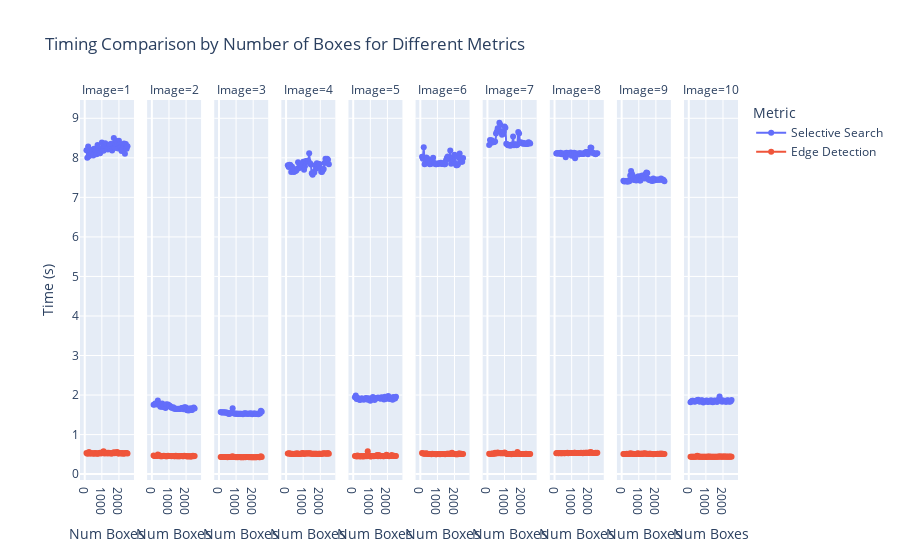

Source (notebook cell):
### Code cell
import pandas as pd
import plotly.express as px

# Read the data from the CSV file
df = pd.read_csv('timing_results.csv')

# Create a Plotly figure with facets for each image
fig = px.line(df, x='Num Boxes', y='Time (s)', color='Metric', markers=True, 
              facet_col='Image', title='Timing Comparison by Number of Boxes for Different Metrics')

# Show the figure
fig.show()

### Figure 1 — Plotly figure (JSON) as saved in the notebook; plotly's stock layout.template omitted (floating-point values rounded to 4 significant figures)
{"data": [{"hovertemplate": "Metric=Selective Search<br>Image=1<br>Num Boxes=%{x}<br>Time (s)=%{y}<extra></extra>", "legendgroup": "Selective Search", "line": {"color": "#636efa", "dash": "solid"}, "marker": {"symbol": "circle"}, "mode": "lines+markers", "name": "Selective Search", "orientation": "v", "showlegend": true, "type": "scatter", "x": [100, 150, 200, 250, 300, 350, 400, 450, 500, 550, 600, 650, 700, 750, 800, 850, 900, 950, 1000, 1050, 1100, 1150, 1200, 1250, 1300, 1350, 1400, 1450, 1500, 1550, 1600, 1650, 1700, 1750, 1800, 1850, 1900, 1950, 2000, 2050, 2100, 2150, 2200, 2250, 2300, 2350, 2400, 2450, 2500], "xaxis": "x", "y": [8.194, 8.004, 8.284, 8.039, 8.126, 8.174, 8.106, 8.203, 8.057, 8.227, 8.222, 8.168, 8.093, 8.321, 8.245, 8.12, 8.115, 8.236, 8.385, 8.189, 8.177, 8.346, 8.369, 8.289, 8.231, 8.209, 8.27, 8.337, 8.228, 8.359, 8.185, 8.244, 8.499, 8.248, 8.363, 8.431, 8.355, 8.234, 8.432, 8.347, 8.277, 8.173, 8.203, 8.319, 8.363, 8.102, 8.348, 8.227, 8.291], "yaxis": "y"}, {"hovertemplate": "Metric=Selective Search<br>Image=2<br>Num Boxes=%{x}<br>Time (s)=%{y}<extra></extra>", "legendgroup": "Selective Search", "line": {"color": "#636efa", "dash": "solid"}, "marker": {"symbol": "circle"}, "mode": "lines+markers", "name": "Selective Search", "orientation": "v", "showlegend": false, "type": "scatter", "x": [100, 150, 200, 250, 300, 350, 400, 450, 500, 550, 600, 650, 700, 750, 800, 850, 900, 950, 1000, 1050, 1100, 1150, 1200, 1250, 1300, 1350, 1400, 1450, 1500, 1550, 1600, 1650, 1700, 1750, 1800, 1850, 1900, 1950, 2000, 2050, 2100, 2150, 2200, 2250, 2300, 2350, 2400, 2450, 2500], "xaxis": "x2", "y": [1.752, 1.762, 1.783, 1.776, 1.762, 1.865, 1.774, 1.746, 1.705, 1.71, 1.788, 1.699, 1.73, 1.698, 1.671, 1.764, 1.708, 1.761, 1.735, 1.728, 1.706, 1.677, 1.68, 1.694, 1.655, 1.659, 1.646, 1.654, 1.648, 1.653, 1.649, 1.649, 1.659, 1.672, 1.676, 1.639, 1.693, 1.684, 1.686, 1.616, 1.646, 1.612, 1.636, 1.667, 1.621, 1.622, 1.657, 1.685, 1.662], "yaxis": "y2"}, {"hovertemplate": "Metric=Selective Search<br>Image=3<br>Num Boxes=%{x}<br>Time (s)=%{y}<extra></extra>", "legendgroup": "Selective Search", "line": {"color": "#636efa", "dash": "solid"}, "marker": {"symbol": "circle"}, "mode": "lines+markers", "name": "Selective Search", "orientation": "v", "showlegend": false, "type": "scatter", "x": [100, 150, 200, 250, 300, 350, 400, 450, 500, 550, 600, 650, 700, 750, 800, 850, 900, 950, 1000, 1050, 1100, 1150, 1200, 1250, 1300, 1350, 1400, 1450, 1500, 1550, 1600, 1650, 1700, 1750, 1800, 1850, 1900, 1950, 2000, 2050, 2100, 2150, 2200, 2250, 2300, 2350, 2400, 2450, 2500], "xaxis": "x3", "y": [1.572, 1.557, 1.562, 1.568, 1.563, 1.554, 1.558, 1.561, 1.548, 1.529, 1.522, 1.538, 1.539, 1.567, 1.664, 1.54, 1.533, 1.529, 1.526, 1.531, 1.519, 1.527, 1.527, 1.526, 1.526, 1.522, 1.517, 1.531, 1.536, 1.537, 1.525, 1.528, 1.528, 1.528, 1.536, 1.536, 1.531, 1.513, 1.524, 1.536, 1.532, 1.523, 1.529, 1.522, 1.517, 1.539, 1.53, 1.606, 1.58], "yaxis": "y3"}, {"hovertemplate": "Metric=Selective Search<br>Image=4<br>Num Boxes=%{x}<br>Time (s)=%{y}<extra></extra>", "legendgroup": "Selective Search", "line": {"color": "#636efa", "dash": "solid"}, "marker": {"symbol": "circle"}, "mode": "lines+markers", "name": "Selective Search", "orientation": "v", "showlegend": false, "type": "scatter", "x": [100, 150, 200, 250, 300, 350, 400, 450, 500, 550, 600, 650, 700, 750, 800, 850, 900, 950, 1000, 1050, 1100, 1150, 1200, 1250, 1300, 1350, 1400, 1450, 1500, 1550, 1600, 1650, 1700, 1750, 1800, 1850, 1900, 1950, 2000, 2050, 2100, 2150, 2200, 2250, 2300, 2350, 2400, 2450, 2500], "xaxis": "x4", "y": [7.812, 7.765, 7.827, 7.817, 7.639, 7.774, 7.714, 7.64, 7.653, 7.667, 7.68, 7.722, 7.89, 7.736, 7.779, 7.808, 7.771, 7.79, 7.902, 7.698, 7.787, 7.917, 7.903, 7.923, 7.916, 8.114, 7.862, 7.83, 7.607, 7.57, 7.641, 7.628, 7.809, 7.726, 7.863, 7.796, 7.84, 7.841, 7.734, 7.651, 7.64, 7.684, 7.717, 7.872, 7.978, 7.896, 7.976, 7.954, 7.839], "yaxis": "y4"}, {"hovertemplate": "Metric=Selective Search<br>Image=5<br>Num Boxes=%{x}<br>Time (s)=%{y}<extra></extra>", "legendgroup": "Selective Search", "line": {"color": "#636efa", "dash": "solid"}, "marker": {"symbol": "circle"}, "mode": "lines+markers", "name": "Selective Search", "orientation": "v", "showlegend": false, "type": "scatter", "x": [100, 150, 200, 250, 300, 350, 400, 450, 500, 550, 600, 650, 700, 750, 800, 850, 900, 950, 1000, 1050, 1100, 1150, 1200, 1250, 1300, 1350, 1400, 1450, 1500, 1550, 1600, 1650, 1700, 1750, 1800, 1850, 1900, 1950, 2000, 2050, 2100, 2150, 2200, 2250, 2300, 2350, 2400, 2450, 2500], "xaxis": "x5", "y": [1.946, 1.985, 1.903, 1.933, 1.892, 1.89, 1.874, 1.897, 1.917, 1.895, 1.889, 1.89, 1.913, 1.925, 1.908, 1.878, 1.916, 1.895, 1.858, 1.906, 1.903, 1.953, 1.901, 1.875, 1.922, 1.918, 1.92, 1.936, 1.927, 1.921, 1.904, 1.945, 1.93, 1.926, 1.888, 1.957, 1.897, 1.937, 1.924, 1.975, 1.909, 1.902, 1.921, 1.929, 1.881, 1.949, 1.912, 1.914, 1.958], "yaxis": "y5"}, {"hovertemplate": "Metric=Selective Search<br>Image=6<br>Num Boxes=%{x}<br>Time (s)=%{y}<extra></extra>", "legendgroup": "Selective Search", "line": {"color": "#636efa", "dash": "solid"}, "marker": {"symbol": "circle"}, "mode": "lines+markers", "name": "Selective Search", "orientation": "v", "showlegend": false, "type": "scatter", "x": [100, 150, 200, 250, 300, 350, 400, 450, 500, 550, 600, 650, 700, 750, 800, 850, 900, 950, 1000, 1050, 1100, 1150, 1200, 1250, 1300, 1350, 1400, 1450, 1500, 1550, 1600, 1650, 1700, 1750, 1800, 1850, 1900, 1950, 2000, 2050, 2100, 2150, 2200, 2250, 2300, 2350, 2400, 2450, 2500], "xaxis": "x6", "y": [8.024, 7.978, 8.268, 7.836, 7.859, 8.008, 7.989, 7.912, 7.861, 7.841, 7.847, 7.858, 7.955, 8.001, 7.877, 7.849, 7.837, 7.838, 7.854, 7.841, 7.864, 7.863, 7.877, 7.843, 7.851, 7.864, 7.839, 7.836, 7.937, 7.993, 8.03, 7.981, 7.978, 8.183, 7.848, 7.97, 8.008, 7.928, 8.079, 7.857, 7.815, 7.81, 7.83, 8.008, 8.111, 7.955, 7.9, 7.901, 7.992], "yaxis": "y6"}, {"hovertemplate": "Metric=Selective Search<br>Image=7<br>Num Boxes=%{x}<br>Time (s)=%{y}<extra></extra>", "legendgroup": "Selective Search", "line": {"color": "#636efa", "dash": "solid"}, "marker": {"symbol": "circle"}, "mode": "lines+markers", "name": "Selective Search", "orientation": "v", "showlegend": false, "type": "scatter", "x": [100, 150, 200, 250, 300, 350, 400, 450, 500, 550, 600, 650, 700, 750, 800, 850, 900, 950, 1000, 1050, 1100, 1150, 1200, 1250, 1300, 1350, 1400, 1450, 1500, 1550, 1600, 1650, 1700, 1750, 1800, 1850, 1900, 1950, 2000, 2050, 2100, 2150, 2200, 2250, 2300, 2350, 2400, 2450, 2500], "xaxis": "x7", "y": [8.322, 8.452, 8.377, 8.446, 8.397, 8.394, 8.4, 8.41, 8.615, 8.664, 8.75, 8.715, 8.887, 8.837, 8.654, 8.581, 8.602, 8.665, 8.79, 8.758, 8.357, 8.344, 8.315, 8.319, 8.316, 8.303, 8.331, 8.34, 8.539, 8.319, 8.336, 8.34, 8.318, 8.331, 8.653, 8.616, 8.393, 8.376, 8.388, 8.361, 8.358, 8.378, 8.356, 8.349, 8.357, 8.35, 8.395, 8.381, 8.361], "yaxis": "y7"}, {"hovertemplate": "Metric=Selective Search<br>Image=8<br>Num Boxes=%{x}<br>Time (s)=%{y}<extra></extra>", "legendgroup": "Selective Search", "line": {"color": "#636efa", "dash": "solid"}, "marker": {"symbol": "circle"}, "mode": "lines+markers", "name": "Selective Search", "orientation": "v", "showlegend": false, "type": "scatter", "x": [100, 150, 200, 250, 300, 350, 400, 450, 500, 550, 600, 650, 700, 750, 800, 850, 900, 950, 1000, 1050, 1100, 1150, 1200, 1250, 1300, 1350, 1400, 1450, 1500, 1550, 1600, 1650, 1700, 1750, 1800, 1850, 1900, 1950, 2000, 2050, 2100, 2150, 2200, 2250, 2300, 2350, 2400, 2450, 2500], "xaxis": "x8", "y": [8.107, 8.124, 8.104, 8.118, 8.115, 8.126, 8.092, 8.102, 8.108, 8.101, 8.106, 8.017, 8.127, 8.124, 8.089, 8.117, 8.107, 8.134, 8.055, 8.118, 8.11, 8.127, 7.987, 8.105, 8.109, 8.098, 8.084, 8.115, 8.114, 8.096, 8.101, 8.109, 8.1, 8.118, 8.132, 8.146, 8.15, 8.092, 8.15, 8.162, 8.263, 8.254, 8.144, 8.123, 8.11, 8.107, 8.092, 8.111, 8.117], "yaxis": "y8"}, {"hovertemplate": "Metric=Selective Search<br>Image=9<br>Num Boxes=%{x}<br>Time (s)=%{y}<extra></extra>", "legendgroup": "Selective Search", "line": {"color": "#636efa", "dash": "solid"}, "marker": {"symbol": "circle"}, "mode": "lines+markers", "name": "Selective Search", "orientation": "v", "showlegend": false, "type": "scatter", "x": [100, 150, 200, 250, 300, 350, 400, 450, 500, 550, 600, 650, 700, 750, 800, 850, 900, 950, 1000, 1050, 1100, 1150, 1200, 1250, 1300, 1350, 1400, 1450, 1500, 1550, 1600, 1650, 1700, 1750, 1800, 1850, 1900, 1950, 2000, 2050, 2100, 2150, 2200, 2250, 2300, 2350, 2400, 2450, 2500], "xaxis": "x9", "y": [7.421, 7.399, 7.406, 7.415, 7.408, 7.397, 7.427, 7.406, 7.553, 7.67, 7.599, 7.55, 7.446, 7.438, 7.49, 7.427, 7.489, 7.525, 7.528, 7.429, 7.424, 7.54, 7.552, 7.516, 7.532, 7.479, 7.589, 7.629, 7.615, 7.462, 7.441, 7.455, 7.429, 7.429, 7.416, 7.479, 7.435, 7.435, 7.443, 7.454, 7.442, 7.444, 7.452, 7.444, 7.478, 7.445, 7.453, 7.437, 7.408], "yaxis": "y9"}, {"hovertemplate": "Metric=Selective Search<br>Image=10<br>Num Boxes=%{x}<br>Time (s)=%{y}<extra></extra>", "legendgroup": "Selective Search", "line": {"color": "#636efa", "dash": "solid"}, "marker": {"symbol": "circle"}, "mode": "lines+markers", "name": "Selective Search", "orientation": "v", "showlegend": false, "type": "scatter", "x": [100, 150, 200, 250, 300, 350, 400, 450, 500, 550, 600, 650, 700, 750, 800, 850, 900, 950, 1000, 1050, 1100, 1150, 1200, 1250, 1300, 1350, 1400, 1450, 1500, 1550, 1600, 1650, 1700, 1750, 1800, 1850, 1900, 1950, 2000, 2050, 2100, 2150, 2200, 2250, 2300, 2350, 2400, 2450, 2500], "xaxis": "x10", "y": [1.818, 1.837, 1.853, 1.858, 1.84, 1.829, 1.84, 1.852, 1.877, 1.881, 1.842, 1.83, 1.848, 1.87, 1.861, 1.814, 1.831, 1.848, 1.857, 1.863, 1.827, 1.83, 1.841, 1.852, 1.871, 1.824, 1.82, 1.828, 1.862, 1.856, 1.852, 1.825, 1.846, 1.891, 1.964, 1.878, 1.87, 1.828, 1.863, 1.859, 1.85, 1.83, 1.833, 1.869, 1.861, 1.837, 1.828, 1.841, 1.875], "yaxis": "y10"}, {"hovertemplate": "Metric=Edge Detection<br>Image=1<br>Num Boxes=%{x}<br>Time (s)=%{y}<extra></extra>", "legendgroup": "Edge Detection", "line": {"color": "#EF553B", "dash": "solid"}, "marker": {"symbol": "circle"}, "mode": "lines+markers", "name": "Edge Detection", "orientation": "v", "showlegend": true, "type": "scatter", "x": [100, 150, 200, 250, 300, 350, 400, 450, 500, 550, 600, 650, 700, 750, 800, 850, 900, 950, 1000, 1050, 1100, 1150, 1200, 1250, 1300, 1350, 1400, 1450, 1500, 1550, 1600, 1650, 1700, 1750, 1800, 1850, 1900, 1950, 2000, 2050, 2100, 2150, 2200, 2250, 2300, 2350, 2400, 2450, 2500], "xaxis": "x", "y": [0.5364, 0.5175, 0.526, 0.5564, 0.5243, 0.5222, 0.5256, 0.5273, 0.5198, 0.5178, 0.5325, 0.5277, 0.5219, 0.517, 0.5208, 0.5341, 0.5436, 0.5189, 0.5405, 0.5525, 0.5788, 0.5195, 0.5333, 0.5286, 0.5391, 0.5217, 0.5414, 0.5292, 0.5268, 0.5222, 0.5211, 0.5323, 0.5539, 0.5309, 0.5488, 0.5432, 0.557, 0.5205, 0.5207, 0.535, 0.5299, 0.5227, 0.5369, 0.5181, 0.5283, 0.5214, 0.5336, 0.537, 0.5223], "yaxis": "y"}, {"hovertemplate": "Metric=Edge Detection<br>Image=2<br>Num Boxes=%{x}<br>Time (s)=%{y}<extra></extra>", "legendgroup": "Edge Detection", "line": {"color": "#EF553B", "dash": "solid"}, "marker": {"symbol": "circle"}, "mode": "lines+markers", "name": "Edge Detection", "orientation": "v", "showlegend": false, "type": "scatter", "x": [100, 150, 200, 250, 300, 350, 400, 450, 500, 550, 600, 650, 700, 750, 800, 850, 900, 950, 1000, 1050, 1100, 1150, 1200, 1250, 1300, 1350, 1400, 1450, 1500, 1550, 1600, 1650, 1700, 1750, 1800, 1850, 1900, 1950, 2000, 2050, 2100, 2150, 2200, 2250, 2300, 2350, 2400, 2450, 2500], "xaxis": "x2", "y": [0.4685, 0.456, 0.4609, 0.4561, 0.4608, 0.4949, 0.4779, 0.4723, 0.4535, 0.4516, 0.4492, 0.4609, 0.4637, 0.4555, 0.4504, 0.4548, 0.4538, 0.4636, 0.4567, 0.4575, 0.4584, 0.4549, 0.4595, 0.4605, 0.4528, 0.4541, 0.464, 0.4516, 0.4536, 0.4535, 0.4522, 0.451, 0.4572, 0.4566, 0.452, 0.451, 0.4622, 0.458, 0.4525, 0.4491, 0.4454, 0.4533, 0.4544, 0.4483, 0.4483, 0.4517, 0.4622, 0.4526, 0.4555], "yaxis": "y2"}, {"hovertemplate": "Metric=Edge Detection<br>Image=3<br>Num Boxes=%{x}<br>Time (s)=%{y}<extra></extra>", "legendgroup": "Edge Detection", "line": {"color": "#EF553B", "dash": "solid"}, "marker": {"symbol": "circle"}, "mode": "lines+markers", "name": "Edge Detection", "orientation": "v", "showlegend": false, "type": "scatter", "x": [100, 150, 200, 250, 300, 350, 400, 450, 500, 550, 600, 650, 700, 750, 800, 850, 900, 950, 1000, 1050, 1100, 1150, 1200, 1250, 1300, 1350, 1400, 1450, 1500, 1550, 1600, 1650, 1700, 1750, 1800, 1850, 1900, 1950, 2000, 2050, 2100, 2150, 2200, 2250, 2300, 2350, 2400, 2450, 2500], "xaxis": "x3", "y": [0.4336, 0.435, 0.4328, 0.4358, 0.4343, 0.436, 0.4337, 0.4351, 0.4299, 0.4313, 0.432, 0.4302, 0.4377, 0.4325, 0.4505, 0.4321, 0.4304, 0.4303, 0.4287, 0.4326, 0.4285, 0.4318, 0.4349, 0.4296, 0.4268, 0.4274, 0.4292, 0.4291, 0.4319, 0.4277, 0.4315, 0.4301, 0.4324, 0.4297, 0.4323, 0.4271, 0.4281, 0.4276, 0.4274, 0.4279, 0.4289, 0.4296, 0.4272, 0.4302, 0.4299, 0.4284, 0.4276, 0.4504, 0.4332], "yaxis": "y3"}, {"hovertemplate": "Metric=Edge Detection<br>Image=4<br>Num Boxes=%{x}<br>Time (s)=%{y}<extra></extra>", "legendgroup": "Edge Detection", "line": {"color": "#EF553B", "dash": "solid"}, "marker": {"symbol": "circle"}, "mode": "lines+markers", "name": "Edge Detection", "orientation": "v", "showlegend": false, "type": "scatter", "x": [100, 150, 200, 250, 300, 350, 400, 450, 500, 550, 600, 650, 700, 750, 800, 850, 900, 950, 1000, 1050, 1100, 1150, 1200, 1250, 1300, 1350, 1400, 1450, 1500, 1550, 1600, 1650, 1700, 1750, 1800, 1850, 1900, 1950, 2000, 2050, 2100, 2150, 2200, 2250, 2300, 2350, 2400, 2450, 2500], "xaxis": "x4", "y": [0.5221, 0.5199, 0.5275, 0.5136, 0.5106, 0.5149, 0.5116, 0.5102, 0.5135, 0.5148, 0.5132, 0.5274, 0.511, 0.5147, 0.5116, 0.5182, 0.5136, 0.5346, 0.5272, 0.5115, 0.5193, 0.5237, 0.5279, 0.5246, 0.5238, 0.5287, 0.5253, 0.5147, 0.5171, 0.5152, 0.5172, 0.5183, 0.5138, 0.5174, 0.5182, 0.5113, 0.5151, 0.5143, 0.5122, 0.5105, 0.5122, 0.5193, 0.5267, 0.5233, 0.523, 0.5225, 0.5164, 0.5334, 0.5151], "yaxis": "y4"}, {"hovertemplate": "Metric=Edge Detection<br>Image=5<br>Num Boxes=%{x}<br>Time (s)=%{y}<extra></extra>", "legendgroup": "Edge Detection", "line": {"color": "#EF553B", "dash": "solid"}, "marker": {"symbol": "circle"}, "mode": "lines+markers", "name": "Edge Detection", "orientation": "v", "showlegend": false, "type": "scatter", "x": [100, 150, 200, 250, 300, 350, 400, 450, 500, 550, 600, 650, 700, 750, 800, 850, 900, 950, 1000, 1050, 1100, 1150, 1200, 1250, 1300, 1350, 1400, 1450, 1500, 1550, 1600, 1650, 1700, 1750, 1800, 1850, 1900, 1950, 2000, 2050, 2100, 2150, 2200, 2250, 2300, 2350, 2400, 2450, 2500], "xaxis": "x5", "y": [0.4563, 0.4608, 0.4464, 0.472, 0.4524, 0.4499, 0.4536, 0.4461, 0.4588, 0.45, 0.4468, 0.4599, 0.4497, 0.4591, 0.4492, 0.5797, 0.4657, 0.4689, 0.4488, 0.4544, 0.4509, 0.4558, 0.4498, 0.4585, 0.4569, 0.4637, 0.484, 0.453, 0.4859, 0.4589, 0.452, 0.4609, 0.4603, 0.4529, 0.4529, 0.4625, 0.4562, 0.4926, 0.4639, 0.466, 0.4538, 0.4587, 0.4554, 0.4864, 0.4626, 0.4591, 0.462, 0.4553, 0.4605], "yaxis": "y5"}, {"hovertemplate": "Metric=Edge Detection<br>Image=6<br>Num Boxes=%{x}<br>Time (s)=%{y}<extra></extra>", "legendgroup": "Edge Detection", "line": {"color": "#EF553B", "dash": "solid"}, "marker": {"symbol": "circle"}, "mode": "lines+markers", "name": "Edge Detection", "orientation": "v", "showlegend": false, "type": "scatter", "x": [100, 150, 200, 250, 300, 350, 400, 450, 500, 550, 600, 650, 700, 750, 800, 850, 900, 950, 1000, 1050, 1100, 1150, 1200, 1250, 1300, 1350, 1400, 1450, 1500, 1550, 1600, 1650, 1700, 1750, 1800, 1850, 1900, 1950, 2000, 2050, 2100, 2150, 2200, 2250, 2300, 2350, 2400, 2450, 2500], "xaxis": "x6", "y": [0.5325, 0.5192, 0.521, 0.5155, 0.514, 0.5255, 0.5175, 0.5106, 0.509, 0.507, 0.5076, 0.5038, 0.5182, 0.5104, 0.5112, 0.5103, 0.5058, 0.5053, 0.5058, 0.5065, 0.5069, 0.5043, 0.5071, 0.5109, 0.5064, 0.5068, 0.5079, 0.5051, 0.5109, 0.5147, 0.5164, 0.5152, 0.5102, 0.5214, 0.5113, 0.5386, 0.5144, 0.5141, 0.5101, 0.5045, 0.5056, 0.5042, 0.5035, 0.5214, 0.5199, 0.507, 0.5126, 0.5063, 0.5081], "yaxis": "y6"}, {"hovertemplate": "Metric=Edge Detection<br>Image=7<br>Num Boxes=%{x}<br>Time (s)=%{y}<extra></extra>", "legendgroup": "Edge Detection", "line": {"color": "#EF553B", "dash": "solid"}, "marker": {"symbol": "circle"}, "mode": "lines+markers", "name": "Edge Detection", "orientation": "v", "showlegend": false, "type": "scatter", "x": [100, 150, 200, 250, 300, 350, 400, 450, 500, 550, 600, 650, 700, 750, 800, 850, 900, 950, 1000, 1050, 1100, 1150, 1200, 1250, 1300, 1350, 1400, 1450, 1500, 1550, 1600, 1650, 1700, 1750, 1800, 1850, 1900, 1950, 2000, 2050, 2100, 2150, 2200, 2250, 2300, 2350, 2400, 2450, 2500], "xaxis": "x7", "y": [0.5128, 0.5113, 0.518, 0.5133, 0.5188, 0.5133, 0.5144, 0.5399, 0.5206, 0.5258, 0.546, 0.5305, 0.5362, 0.5276, 0.5253, 0.5304, 0.5281, 0.5299, 0.5477, 0.5318, 0.5163, 0.5113, 0.5095, 0.5093, 0.509, 0.5097, 0.5056, 0.507, 0.5179, 0.5119, 0.5103, 0.5125, 0.5092, 0.5572, 0.514, 0.5197, 0.5111, 0.5107, 0.5088, 0.5107, 0.5106, 0.5069, 0.508, 0.5125, 0.5094, 0.5117, 0.5099, 0.5105, 0.5112], "yaxis": "y7"}, {"hovertemplate": "Metric=Edge Detection<br>Image=8<br>Num Boxes=%{x}<br>Time (s)=%{y}<extra></extra>", "legendgroup": "Edge Detection", "line": {"color": "#EF553B", "dash": "solid"}, "marker": {"symbol": "circle"}, "mode": "lines+markers", "name": "Edge Detection", "orientation": "v", "showlegend": false, "type": "scatter", "x": [100, 150, 200, 250, 300, 350, 400, 450, 500, 550, 600, 650, 700, 750, 800, 850, 900, 950, 1000, 1050, 1100, 1150, 1200, 1250, 1300, 1350, 1400, 1450, 1500, 1550, 1600, 1650, 1700, 1750, 1800, 1850, 1900, 1950, 2000, 2050, 2100, 2150, 2200, 2250, 2300, 2350, 2400, 2450, 2500], "xaxis": "x8", "y": [0.531, 0.535, 0.5287, 0.5304, 0.5326, 0.528, 0.5296, 0.5273, 0.5346, 0.5284, 0.53, 0.5335, 0.5327, 0.5377, 0.5288, 0.5321, 0.5338, 0.5314, 0.5342, 0.5347, 0.5352, 0.5394, 0.5376, 0.5339, 0.5328, 0.5311, 0.5317, 0.535, 0.537, 0.5402, 0.5311, 0.5303, 0.5377, 0.5341, 0.5405, 0.5388, 0.5425, 0.5416, 0.5383, 0.5362, 0.5567, 0.5478, 0.5378, 0.5373, 0.5358, 0.5353, 0.5389, 0.5337, 0.5403], "yaxis": "y8"}, {"hovertemplate": "Metric=Edge Detection<br>Image=9<br>Num Boxes=%{x}<br>Time (s)=%{y}<extra></extra>", "legendgroup": "Edge Detection", "line": {"color": "#EF553B", "dash": "solid"}, "marker": {"symbol": "circle"}, "mode": "lines+markers", "name": "Edge Detection", "orientation": "v", "showlegend": false, "type": "scatter", "x": [100, 150, 200, 250, 300, 350, 400, 450, 500, 550, 600, 650, 700, 750, 800, 850, 900, 950, 1000, 1050, 1100, 1150, 1200, 1250, 1300, 1350, 1400, 1450, 1500, 1550, 1600, 1650, 1700, 1750, 1800, 1850, 1900, 1950, 2000, 2050, 2100, 2150, 2200, 2250, 2300, 2350, 2400, 2450, 2500], "xaxis": "x9", "y": [0.508, 0.5087, 0.5095, 0.5085, 0.5152, 0.5087, 0.5101, 0.512, 0.5269, 0.515, 0.5144, 0.5182, 0.5121, 0.5095, 0.5114, 0.5071, 0.5158, 0.5279, 0.5147, 0.5095, 0.5086, 0.5208, 0.5106, 0.5126, 0.5196, 0.5255, 0.5144, 0.5167, 0.5131, 0.5093, 0.5138, 0.5125, 0.513, 0.5078, 0.51, 0.5052, 0.51, 0.5113, 0.5094, 0.5095, 0.5123, 0.5082, 0.5139, 0.5093, 0.5211, 0.5081, 0.5128, 0.512, 0.5066], "yaxis": "y9"}, {"hovertemplate": "Metric=Edge Detection<br>Image=10<br>Num Boxes=%{x}<br>Time (s)=%{y}<extra></extra>", "legendgroup": "Edge Detection", "line": {"color": "#EF553B", "dash": "solid"}, "marker": {"symbol": "circle"}, "mode": "lines+markers", "name": "Edge Detection", "orientation": "v", "showlegend": false, "type": "scatter", "x": [100, 150, 200, 250, 300, 350, 400, 450, 500, 550, 600, 650, 700, 750, 800, 850, 900, 950, 1000, 1050, 1100, 1150, 1200, 1250, 1300, 1350, 1400, 1450, 1500, 1550, 1600, 1650, 1700, 1750, 1800, 1850, 1900, 1950, 2000, 2050, 2100, 2150, 2200, 2250, 2300, 2350, 2400, 2450, 2500], "xaxis": "x10", "y": [0.4397, 0.4422, 0.4391, 0.4388, 0.4378, 0.441, 0.4386, 0.4451, 0.467, 0.4391, 0.4457, 0.44, 0.4378, 0.4423, 0.4374, 0.4386, 0.4373, 0.4422, 0.439, 0.4358, 0.4426, 0.4396, 0.4459, 0.4397, 0.4417, 0.4388, 0.4377, 0.4387, 0.4388, 0.4395, 0.4407, 0.4366, 0.442, 0.4432, 0.4436, 0.446, 0.4414, 0.4438, 0.4401, 0.4427, 0.4466, 0.439, 0.443, 0.4399, 0.4422, 0.4429, 0.4385, 0.4456, 0.4413], "yaxis": "y10"}], "layout": {"annotations": [{"font": {}, "showarrow": false, "text": "Image=1", "x": 0.041, "xanchor": "center", "xref": "paper", "y": 1, "yanchor": "bottom", "yref": "paper"}, {"font": {}, "showarrow": false, "text": "Image=2", "x": 0.143, "xanchor": "center", "xref": "paper", "y": 1, "yanchor": "bottom", "yref": "paper"}, {"font": {}, "showarrow": false, "text": "Image=3", "x": 0.245, "xanchor": "center", "xref": "paper", "y": 1, "yanchor": "bottom", "yref": "paper"}, {"font": {}, "showarrow": false, "text": "Image=4", "x": 0.347, "xanchor": "center", "xref": "paper", "y": 1, "yanchor": "bottom", "yref": "paper"}, {"font": {}, "showarrow": false, "text": "Image=5", "x": 0.449, "xanchor": "center", "xref": "paper", "y": 1, "yanchor": "bottom", "yref": "paper"}, {"font": {}, "showarrow": false, "text": "Image=6", "x": 0.551, "xanchor": "center", "xref": "paper", "y": 1, "yanchor": "bottom", "yref": "paper"}, {"font": {}, "showarrow": false, "text": "Image=7", "x": 0.653, "xanchor": "center", "xref": "paper", "y": 1, "yanchor": "bottom", "yref": "paper"}, {"font": {}, "showarrow": false, "text": "Image=8", "x": 0.755, "xanchor": "center", "xref": "paper", "y": 1, "yanchor": "bottom", "yref": "paper"}, {"font": {}, "showarrow": false, "text": "Image=9", "x": 0.857, "xanchor": "center", "xref": "paper", "y": 1, "yanchor": "bottom", "yref": "paper"}, {"font": {}, "showarrow": false, "text": "Image=10", "x": 0.959, "xanchor": "center", "xref": "paper", "y": 1, "yanchor": "bottom", "yref": "paper"}], "legend": {"title": {"text": "Metric"}, "tracegroupgap": 0}, "title": {"text": "Timing Comparison by Number of Boxes for Different Metrics"}, "xaxis": {"anchor": "y", "domain": [0, 0.082], "title": {"text": "Num Boxes"}}, "xaxis10": {"anchor": "y10", "domain": [0.918, 1], "matches": "x", "title": {"text": "Num Boxes"}}, "xaxis2": {"anchor": "y2", "domain": [0.102, 0.184], "matches": "x", "title": {"text": "Num Boxes"}}, "xaxis3": {"anchor": "y3", "domain": [0.204, 0.286], "matches": "x", "title": {"text": "Num Boxes"}}, "xaxis4": {"anchor": "y4", "domain": [0.306, 0.388], "matches": "x", "title": {"text": "Num Boxes"}}, "xaxis5": {"anchor": "y5", "domain": [0.408, 0.49], "matches": "x", "title": {"text": "Num Boxes"}}, "xaxis6": {"anchor": "y6", "domain": [0.51, 0.592], "matches": "x", "title": {"text": "Num Boxes"}}, "xaxis7": {"anchor": "y7", "domain": [0.612, 0.694], "matches": "x", "title": {"text": "Num Boxes"}}, "xaxis8": {"anchor": "y8", "domain": [0.714, 0.796], "matches": "x", "title": {"text": "Num Boxes"}}, "xaxis9": {"anchor": "y9", "domain": [0.816, 0.898], "matches": "x", "title": {"text": "Num Boxes"}}, "yaxis": {"anchor": "x", "domain": [0, 1], "title": {"text": "Time (s)"}}, "yaxis10": {"anchor": "x10", "domain": [0, 1], "matches": "y", "showticklabels": false}, "yaxis2": {"anchor": "x2", "domain": [0, 1], "matches": "y", "showticklabels": false}, "yaxis3": {"anchor": "x3", "domain": [0, 1], "matches": "y", "showticklabels": false}, "yaxis4": {"anchor": "x4", "domain": [0, 1], "matches": "y", "showticklabels": false}, "yaxis5": {"anchor": "x5", "domain": [0, 1], "matches": "y", "showticklabels": false}, "yaxis6": {"anchor": "x6", "domain": [0, 1], "matches": "y", "showticklabels": false}, "yaxis7": {"anchor": "x7", "domain": [0, 1], "matches": "y", "showticklabels": false}, "yaxis8": {"anchor": "x8", "domain": [0, 1], "matches": "y", "showticklabels": false}, "yaxis9": {"anchor": "x9", "domain": [0, 1], "matches": "y", "showticklabels": false}}}
